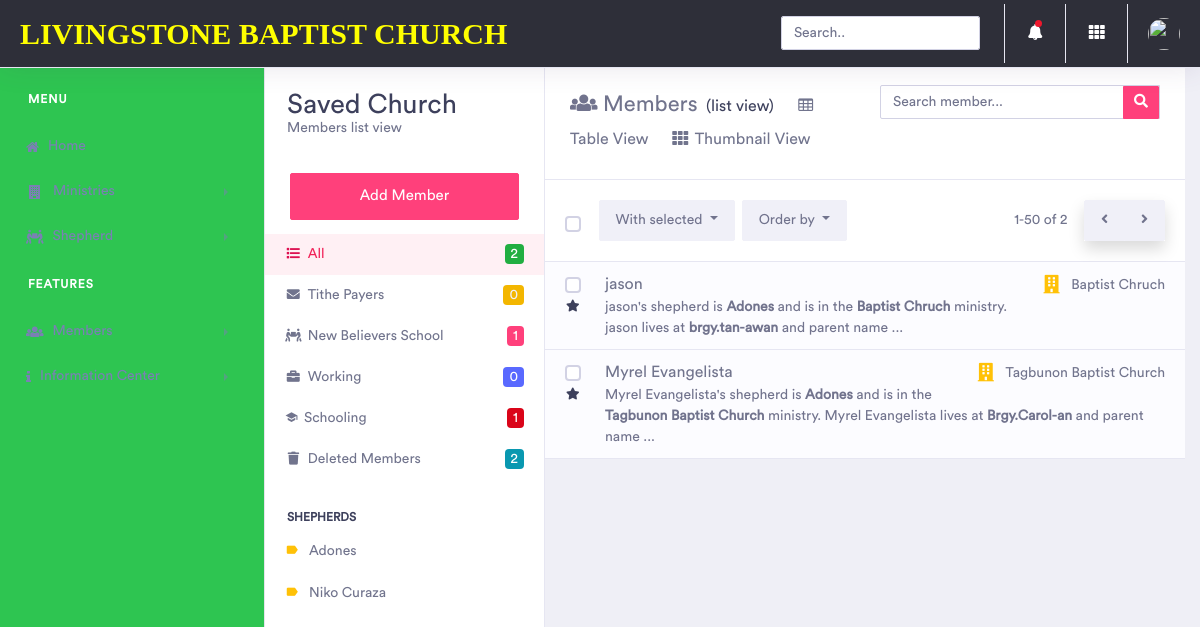
Page /members/list/ (signed in) on the committed database.
### Member/models.py (models this page shows, shortened)
class Shepherd(models.Model):
    name = models.CharField(max_length=255)
    age = models.PositiveIntegerField()
    def __str__(self):
        return self.name

class Member(models.Model):
    name = models.CharField(max_length=255)
    active = models.BooleanField()
    shepherd = models.ForeignKey(Shepherd, on_delete=models.CASCADE, null=True, blank=True)
    ministry = models.ForeignKey(Ministry, on_delete=models.CASCADE, null=True, blank=True)
    telephone = models.PositiveIntegerField(null=True, blank=True)
    location = models.CharField(max_length=255)
    fathers_name = models.CharField(max_length=255, null=True, blank=True)
    mothers_name = models.CharField(max_length=255, null=True, blank=True)
    guardians_name = models.CharField(max_length=255, null=True, blank=True)
    new_believer_school = models.BooleanField()
    pays_tithe = models.BooleanField()
    working = models.BooleanField()
    schooling = models.BooleanField()
    picture = models.ImageField(upload_to=upload_image_path, null=True, blank=True)
    objects = MemberManager()

class Ministry(models.Model):
    name = models.CharField(max_length=255)
    description = models.TextField()
    leader = models.CharField(max_length=255)
    def __str__(self):
        return self.name

### Member/views.py (the view)
# urls.py: path('list/', list_members, name="list_members"),
@login_required
def list_members(request):
    template = "members/list.html"
    members = Member.objects.active()
    shepherds = Shepherd.objects.all()
    ministries = Ministry.objects.all()
    profile = UserProfile.objects.get_or_create(user=request.user)
    context = {
        "profile": profile,
        "members": members, "shepherds": shepherds, "ministries": ministries, "total": len(members),
        "total_tithe": len(Member.objects.pays_tithe()),
        "total_new_believers": len(Member.objects.new_believer_school()),
        "total_schooling": len(Member.objects.schooling()),
        "total_working": len(Member.objects.working()),
        "total_delete": len(members),
        "status": "all"
    }
    return render(request, template, context)

### Member/models.py (called while the page is built)
    def active(self):
        qs = self.get_queryset().filter(active=True)
        return qs

    def new_believer_school(self):
        return self.active().filter(new_believer_school=True)

    def pays_tithe(self):
        return self.active().filter(pays_tithe=True)

    def working(self):
        return self.active().filter(working=True)

    def schooling(self):
        return self.active().filter(schooling=True)

### templates/members/list.html (shortened to what this page needs)
{% extends 'base.html' %}
{% block content %}
    <div class="dashboard-wrapper">
        <div class="container-fluid table">
                <aside class="page-aside">
                    <div class="aside-content">
                        <div class="aside-header">
                            <button class="navbar-toggle" data-target=".aside-nav" data-toggle="collapse" type="button"><span class="icon"></span></button><span class="title">Saved Church</span>
                            <p class="description">Members list view </p>
                        </div>
                        <div class="aside-compose"><a class="btn btn-lg btn-secondary btn-block" href="{% url 'add_member' %}">Add Member</a></div>
                        <div class="aside-nav collapse">
                            <ul class="nav">
                                <li class="{% if status %}active{% endif %}"><a href="{% url 'list_members' %}"><span class="icon"><i class="fas fa-fw fa-list"></i></span>All<span class="badge badge-success float-right">{{ total }}</span></a></li>
                                <li class="{% if tithe %}active{% endif %}"><a href="{% url 'get_members_by_statuses' 'tithe' %}"><span class="icon"><i class="fas fa-fw  fa-envelope"></i></span>Tithe Payers <span class="badge badge-warning float-right text-light">{{ total_tithe }}</span></a></li>
                                <li class="{% if new_believers %}active{% endif %}"><a href="{% url 'get_members_by_statuses' 'new_believers' %}"><span class="icon"><i class="fas fa-fw fa-people-carry"></i></span>New Believers School<span class="badge badge-secondary float-right">{{ total_new_believers }}</span></a></li>
                                <li class="{% if working %}active{% endif %}"><a href="{% url 'get_members_by_statuses' 'working' %}"><span class="icon"><i class="fas fa-fw fa-briefcase"></i></span>Working<span class="badge badge-primary float-right">{{ total_working }}</span></a></li>
                                <li class="{% if schooling %}active{% endif %}"><a href="{% url 'get_members_by_statuses' 'schooling' %}"><span class="icon"><i class="mdi mdi-school"></i></span>Schooling<span class="badge badge-danger float-right">{{ total_schooling }}</a></li>
                                <li class="{{ active }}"><a href="{% url 'list_deleted_members' %}"><span class="icon"><i class="fas fa-fw fa-trash"></i></span>Deleted Members <span class="badge badge-info float-right">{{ total_delete }}</span></a></li>
                            </ul><span class="title">Shepherds</span>
                            <ul class="nav nav-pills nav-stacked">
                                {% for shepherd in shepherds %}
                                <li class="{% if shepherd_name %}active{% endif %}">
                                    <a href="{% url 'get_members_by_shepherd' shepherd.name %}" id="{{ shepherd.pk }}">
                                        <i class="m-r-10 mdi mdi-label text-warning"></i>{{ shepherd.name }}
                                    </a>
                                </li>
                                {% endfor %}
                            </ul>
                        </div>
                    </div>
                </aside>
                <div class="main-content container-fluid p-0">
                    <div class="email-inbox-header">
                        <div class="row">
                            <div class="col-lg-6">
                                <div class="email-title">
                                    <span class="icon"><i class="fas fa-users"></i></span> Members <span class="new-messages">(list view)</span>
                                    <a href="{% url 'table_members' %}" class="ml-3 h6"><i class="mr-1 fa fa-fw fa-table"></i>Table View</a>
                                    <a href="{% url 'thumbnail_members' %}" class="ml-3 h6"><i class="mr-1 fas fa-fw fa-th"></i>Thumbnail View</a>
                                </div>
                            </div>
                            <div class="col-lg-6">
                                <div class="email-search">
                                    <form action="{% url 'search_members' %}" method="get">
                                        <div class="input-group input-search">
                                            <input class="form-control" type="text" placeholder="Search member..." name="q"><span class="input-group-btn">
                                            <button class="btn btn-secondary" type="submit"><i class="fas fa-search"></i></button></span>
                                        </div>
                                    </form>
                                </div>
                            </div>
                        </div>
                    </div>
                    <div class="email-filters">
                        <div class="email-filters-left">
                            <div class="btn-group">
                                <button class="btn btn-light dropdown-toggle" data-toggle="dropdown" type="button">
                                    With selected </button>
                            </div>
                            <div class="btn-group">
                                <button class="btn btn-light dropdown-toggle" data-toggle="dropdown" type="button">Order by </button>
                            </div>
                        </div>
                        <div class="email-filters-right"><span class="email-pagination-indicator">1-50 of {{ total }}</span>
                            <div class="btn-group email-pagination-nav shadow">
                                <button class="btn btn-light" type="button"><i class="fas fa-angle-left"></i></button>
                                <button class="btn btn-light" type="button"><i class="fas fa-angle-right"></i></button>
                            </div>
                        </div>
                    </div>
                    <div class="email-list">
                        {% for member in members %}
                            <div class="email-list-item">
                                <div class="email-list-actions">
                                    <label class="custom-control custom-checkbox">
                                    </label><a class="favorite active" href="#"><span><i class="fas fa-star text-dark"></i></span></a>
                                </div>
                                <div class="email-list-detail"><span class="date float-right"><span class="icon"><i class="fas fa-building text-warning"></i> </span>{{ member.ministry }}</span><span class="from">{{ member.name }}</span>
                                    <a href="{% url 'detail_member' member.pk %}">
                                        <p class="msg">
                                            {{ member.name }}'s shepherd is <b>{{ member.shepherd }}</b> and is in the <b>{{ member.ministry }}</b> ministry. {{ member.name }}
                                        lives at <b>{{ member.location }}</b> and parent name ...
                                        </p>
                                    </a>
                                </div>
                            </div>
                        {% endfor %}
                    </div>
                </div>
            </div>
{% endblock content %}

### templates/base.html (shortened to what this page needs)
{% load static %}
<!doctype html>
<html lang="en">
<head>
    <link rel="stylesheet" href="{% static 'assets/vendor/bootstrap/css/bootstrap.min.css' %}">
    <link href="{% static 'assets/vendor/fonts/circular-std/style.css' %}" rel="stylesheet">
    <link rel="stylesheet" href="{% static 'assets/libs/css/style.css' %}">
    <link rel="stylesheet" href="{% static 'assets/vendor/fonts/fontawesome/css/fontawesome-all.css' %}">
    <link href="{% static 'assets/personal/font-awesome-4.7.0/css/font-awesome.min.css' %}" rel="stylesheet" />
    <link rel="stylesheet" href="{% static 'assets/vendor/fonts/material-design-iconic-font/css/materialdesignicons.min.css' %}">
</head>
<body>
    {% block main_content %}
        <div class="dashboard-main-wrapper">
             <div class="dashboard-header">
                <nav class="navbar navbar-expand-lg bg-dark fixed-top">
         <a class="navbar-brand" href="{% url 'home' %}" style="color: yellow; font-family:Lucida Handwriting; ">Livingstone Baptist Church</a>
                    <div class="collapse navbar-collapse" id="navbarSupportedContent">
                        <ul class="navbar-nav ml-auto navbar-right-top">
                            <li class="nav-item">
                                <div id="custom-search" class="top-search-bar">
                                    <input class="form-control" type="text" placeholder="Search..">
                                </div>
                            </li>
                            <li class="nav-item dropdown notification">
                                <a class="nav-link nav-icons" href="#" id="navbarDropdownMenuLink1" data-toggle="dropdown" aria-haspopup="true" aria-expanded="false"><i class="fas fa-fw fa-bell text-white"></i> <span class="indicator"></span></a>
                            </li>
                            <li class="nav-item dropdown connection">
                                <a class="nav-link" href="#" id="navbarDropdown" role="button" data-toggle="dropdown" aria-haspopup="true" aria-expanded="false"> <i class="fas fa-fw fa-th text-white"></i> </a>
                            </li>
                            <li class="nav-item dropdown nav-user">
                                <a class="nav-link nav-user-img" href="#" id="navbarDropdownMenuLink2" data-toggle="dropdown" aria-haspopup="true" aria-expanded="false"><img src="{% if not profile  %}{% static 'assets/images/avatar-1.jpg' %}{% else %}{{ profile.picture.url }}{% endif %}" alt="" class="user-avatar-md rounded-circle"></a>
                            </li>
                        </ul>
                    </div>
                </nav>
            </div>
            <div class="nav-left-sidebar sidebar-dark bg-success">
                <div class="menu-list">
                    <nav class="navbar navbar-expand-lg navbar-light">
                        <div class="collapse navbar-collapse" id="navbarNav">
                            <ul class="navbar-nav flex-column">
                                <li class="nav-divider text-white">
                                    Menu
                                </li>
                                <li class="nav-item"><a href="{% url 'home' %}" class="nav-link {{ home_active }}"><i class="fa fa-home"></i>Home</a></li>
                                <li class="nav-item ">
                                    <a class="nav-link {{ ministries_active_add }}{{ ministries_active_list }}" href="#" data-toggle="collapse" aria-expanded="false" data-target="#submenu-1" aria-controls="submenu-1"><i class="fa fa-fw fa-building"></i>Ministries <span class="badge badge-success">6</span></a>
                                </li>
                                <li class="nav-item">
                                    <a href="#" class="nav-link {{ shepherds_active_add }}{{ shepherds_active_list }}" data-toggle="collapse" aria-expanded="false" data-target="#shepherd-submenu" aria-controls="shepherd-submenu"><i class="fas fa-people-carry"></i>Shepherd</a>
                                </li>
                                <li class="nav-divider text-white">
                                    Features
                                </li>
                                <li class="nav-item">
                                    <a href="#" class="nav-link {{ members_active_list }}{{ members_active_add }}" data-toggle="collapse" aria-expanded="false" data-target="#members-submenu" aria-controls="members-submenu"><i class="fas fa-users"></i>Members</a>
                                </li>
                                <li class="nav-item">
                                    <a href="#" class="nav-link" data-toggle="collapse" aria-expanded="false" data-target="#information" aria-controls="information"><i class="fa fa-info"></i>Information Center</a>
                                </li>
                            </ul>
                        </div>
                    </nav>
                </div>
            </div>
            {% block content %}
            {% endblock content %}
        </div>
        </div>
    {% endblock main_content %}
</body>
</html>

### rows in the picture
Shepherd: name "Adones"
Shepherd: name "Niko Curaza"
Member: ministry "Baptist Chruch", name "jason", shepherd "Adones", location "brgy.tan-awan"
Member: ministry "Tagbunon Baptist Church", name "Myrel Evangelista", shepherd "Adones", location "Brgy.Carol-an"

### other values in the picture
{{ total }} "2"
{{ total_tithe }} "0"
{{ total_new_believers }} "1"
{{ total_working }} "0"
{{ total_schooling }} "1"
{{ total_delete }} "2"
